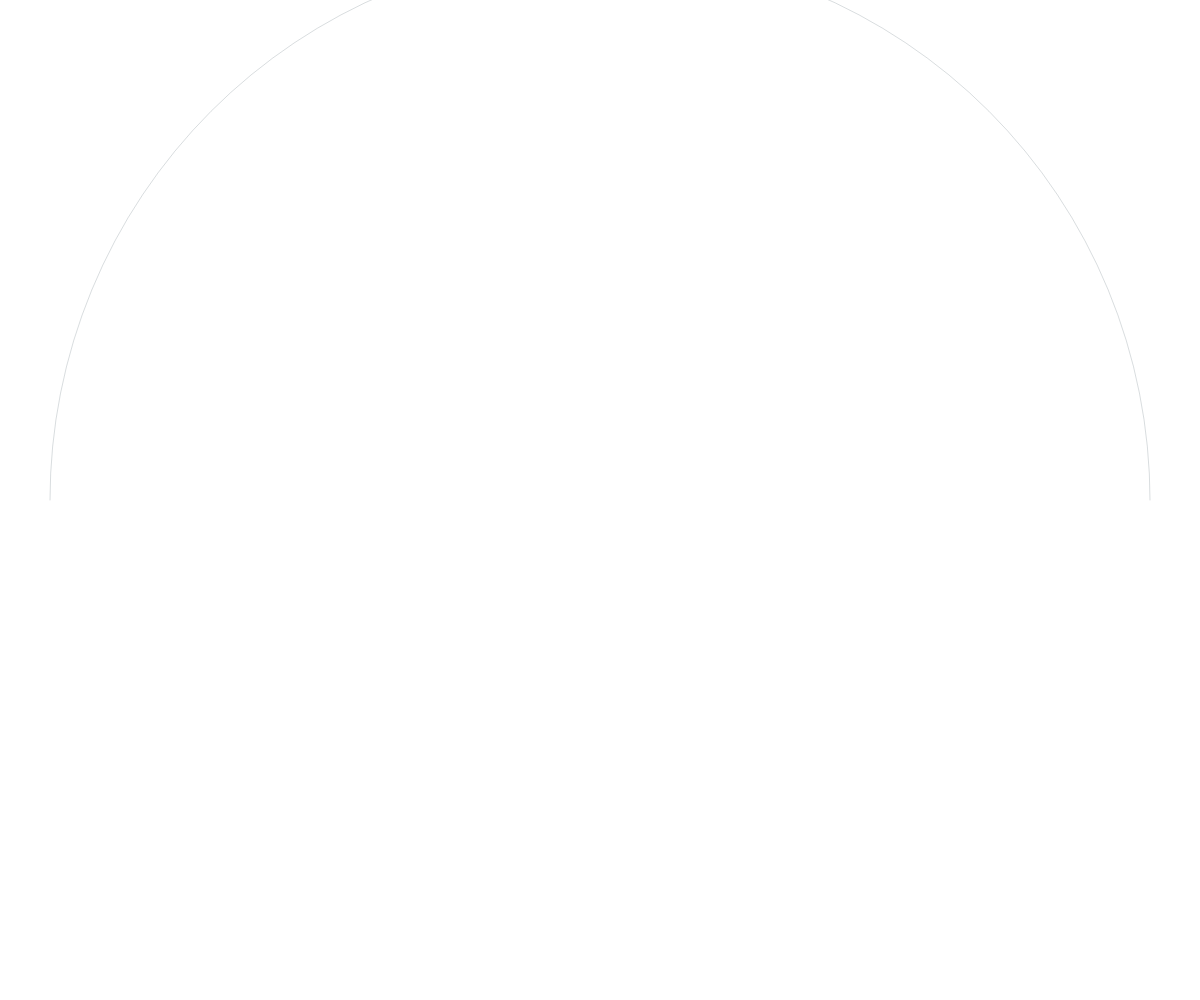
Frame 1 (no input)
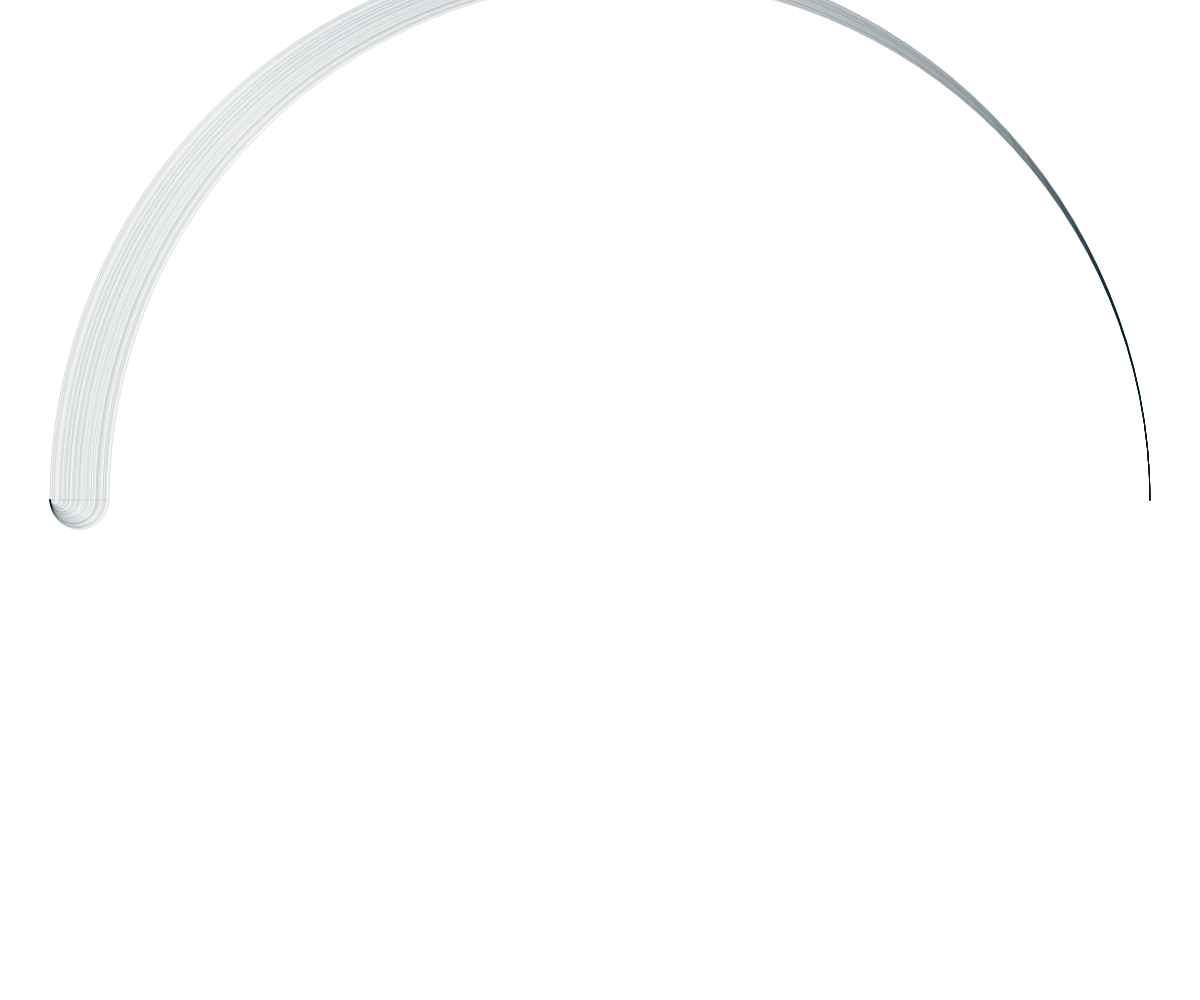
Frame 60 (no input)
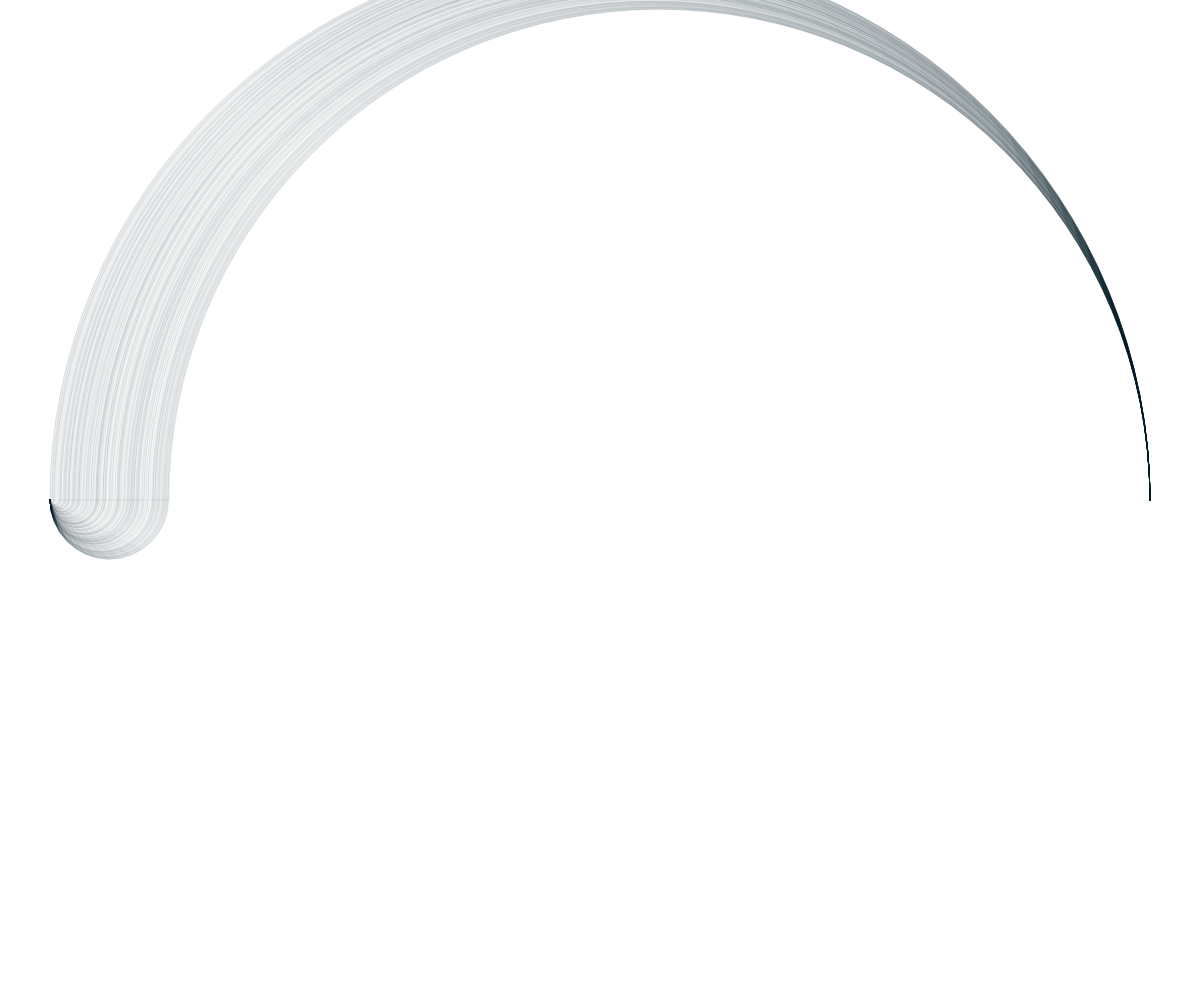
Frame 120 (the mouse pressed at the canvas centre since frame 60)

The p5.js sketch that drew these frames (run headless with seeded random() and noise() and a simulated clock; from frame 60 on, the mouse is pressed at the canvas centre):

// p5.js sketch
// ── sketch.js
let dia = 0;
let x = 50;
let angle = 0;
function setup(){
  createCanvas(windowWidth,windowHeight);
  noFill();
  strokeCap(ROUND);
  angleMode(DEGREES)
}
function draw(){
    stroke(0,35,45,random(10,50));
    arc(width/2+dia/2, windowHeight/2,width-x*2-dia,width-x*2-dia,180,360);
    arc(x+dia/2,windowHeight/2,dia,dia,0,180);
    dia++;
  
    if (dia>width-x*2) dia=0;
}
